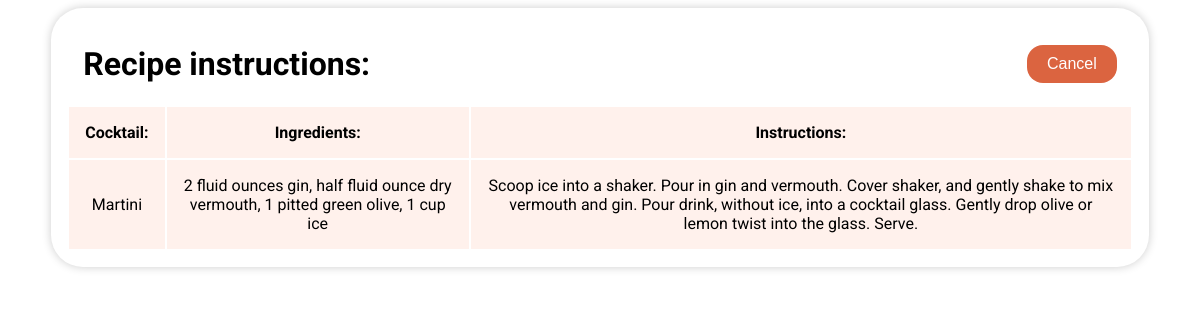
Screenshot of /view/12/ (signed in) with the database file from the repository.
### recipes/models.py (models this page shows, shortened)
class Cocktail(models.Model):
    name = models.CharField(max_length=128, null=True, blank=True)
    ingredients = models.TextField(null=True, blank=True)
    instructions = models.TextField(null=True, blank=True)
    user = models.ForeignKey(User, on_delete=models.CASCADE, null=True, blank=True)
    created_at = models.DateTimeField(auto_now_add=True)
    class Meta:
        ordering = ['created_at']

### recipes/views.py (the view)
# urls.py: path('view/<int:pk>/', ViewRecipe.as_view(), name='view'),
class ViewRecipe(LoginRequiredMixin, DetailView):
    model = Cocktail
    template_name = 'recipes/cocktail.html'
    success_url = reverse_lazy('recipeList')

### templates/recipes/cocktail.html
{% extends 'recipes/base.html' %}
{% block content %}
<div>
    <div class="header">
        <h1>Recipe instructions:</h1>
        <button><a href="{% url 'recipeList' %}">Cancel</a></button>
    </div>
    <table>
        <tr class="row">
            <th>Cocktail:</th>
            <th>Ingredients:</th>
            <th>Instructions:</th>
        </tr>
        <tr class="row">
            <td>{{ object.name }}</td>
            <td>{{ object.ingredients }}</td>
            <td>{{ object.instructions }}</td>
        </tr>
    </table>
</div>
{% endblock content %}

### recipes/static/recipes/styles.css (style rules this page uses)
html { font-family: 'Roboto', sans-serif; font-weight: normal; color: black; font-size: 16px; height: 100%; margin: 0; padding: 0; }
.header { display: flex; justify-content: space-between; margin: 0; padding: 0 16px; align-items: center; }
a { text-decoration: none; color: white; }
th, td { text-align: center; padding: 16px; }
.row { background-color: rgb(255, 241, 236); }
button { padding: 10px 20px; border: none; border-radius: 16px; background-color: rgb(219, 100, 64); color: white; font-size: 16px; cursor: pointer; }

### rows the page displays
Cocktail: name "Martini", ingredients "2 fluid ounces gin, half fluid ounce dry vermouth, 1 pitted green olive, 1 cup ice", instructions "Scoop ice into a shaker. Pour in gin and vermouth. Cover shaker, and gently shake to mix vermouth and gin. Pour drink, without ice, into a cocktail glass. Gently drop olive or lemon twist into the glass. Serve."
